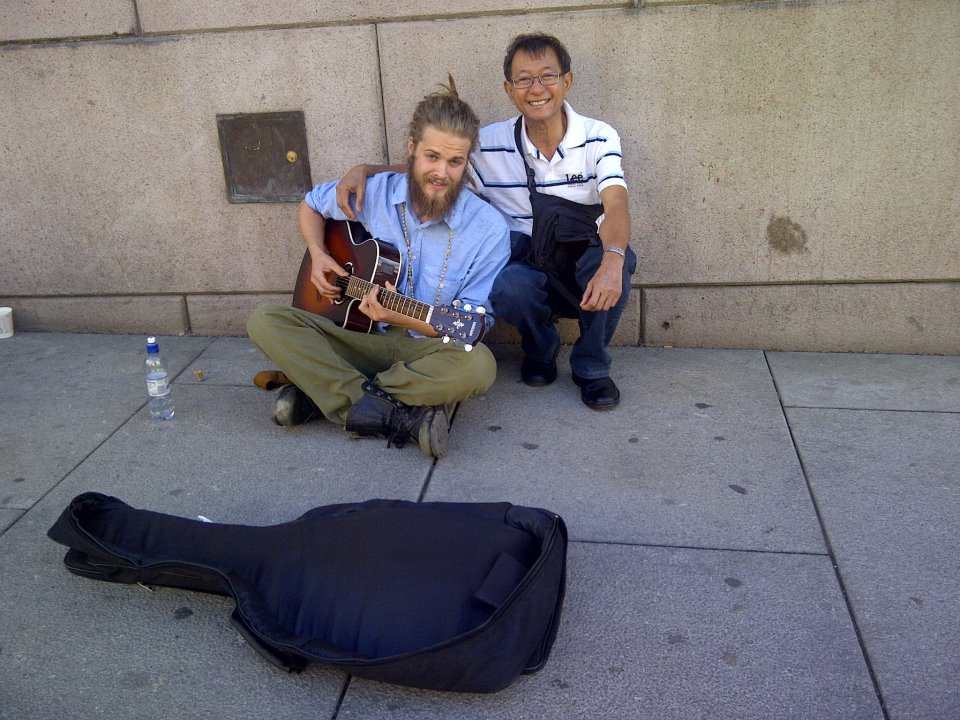
#> input picture photo.jpg, 960 x 720 px, given in place of the camera
$ python contour.py   (Python 2 division)
#> lines starting #> are read from the running program, lines starting #| are printed output that depends on the picture; after the words box and inside, x2 and y2 are one past the last pixel; in counts of white or black regions, pixels touching at a corner belong together
import numpy as np
import cv2

cap = cv2.VideoCapture(1)

while(True):
   ret, frame = cap.read()
#> frame is the input picture: shape (720, 960, 3); mean B, G, R 118.8, 113.3, 116

   gray = cv2.cvtColor(frame, cv2.COLOR_BGR2GRAY)
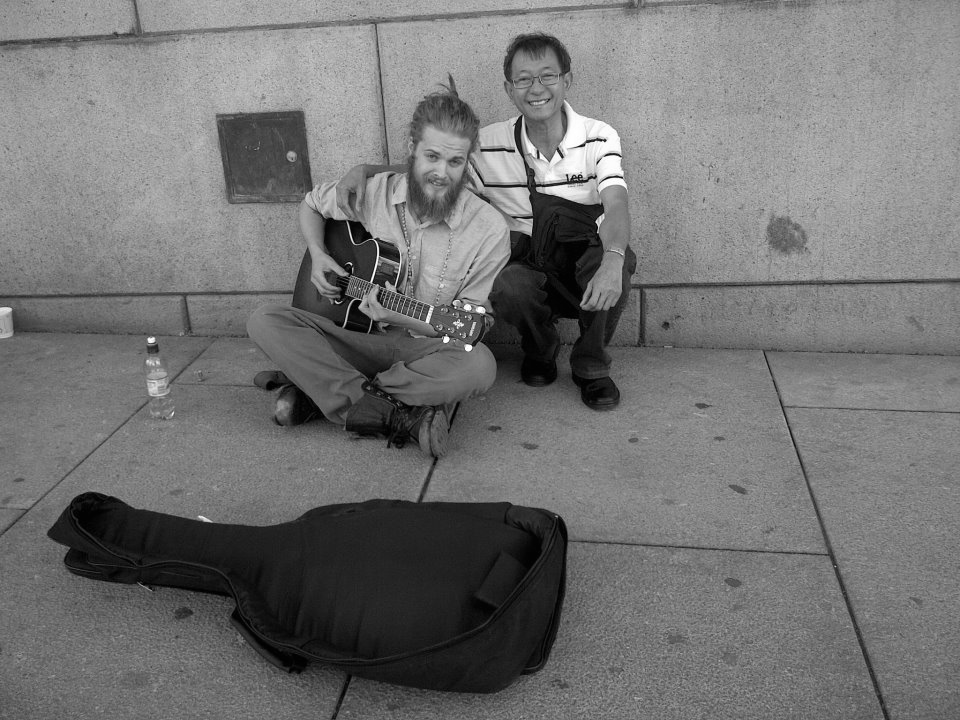
#> gray: shape (720, 960); min 0, max 255, mean 114.7
   blur = cv2.GaussianBlur(gray,(5,5),0)
   ret, thresh_img = cv2.threshold(blur, 127, 255, cv2.THRESH_BINARY)
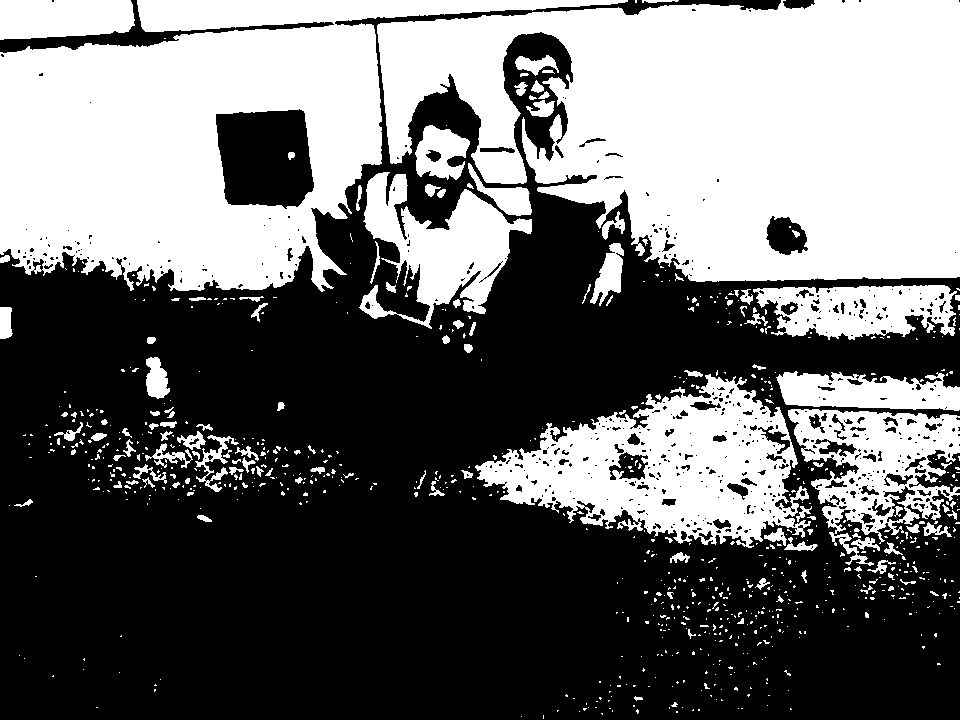
#> thresh_img: shape (720, 960); 42.3% white; 822 white regions (684 under 20 px)

   contours =  cv2.findContours(thresh_img,cv2.RETR_TREE,cv2.CHAIN_APPROX_SIMPLE)[-2]
#> contours = 1400 contours, 1181 with area under 20; largest, box (x1, y1, x2, y2) and area: (377, 0, 960, 282) 118798, (0, 0, 628, 292) 93222, (475, 374, 811, 548) 31682, (788, 409, 960, 544) 13916, (359, 172, 532, 329) 11308
   for c in contours:
       cv2.drawContours(frame, [c], -1, (5,5,5), 3)
#> this loop made 1400 passes
#> c on passes 1 to 3: [[521, 716]], [[543, 715], [543, 718]], [[601, 713], [602, 714], [602, 713]]
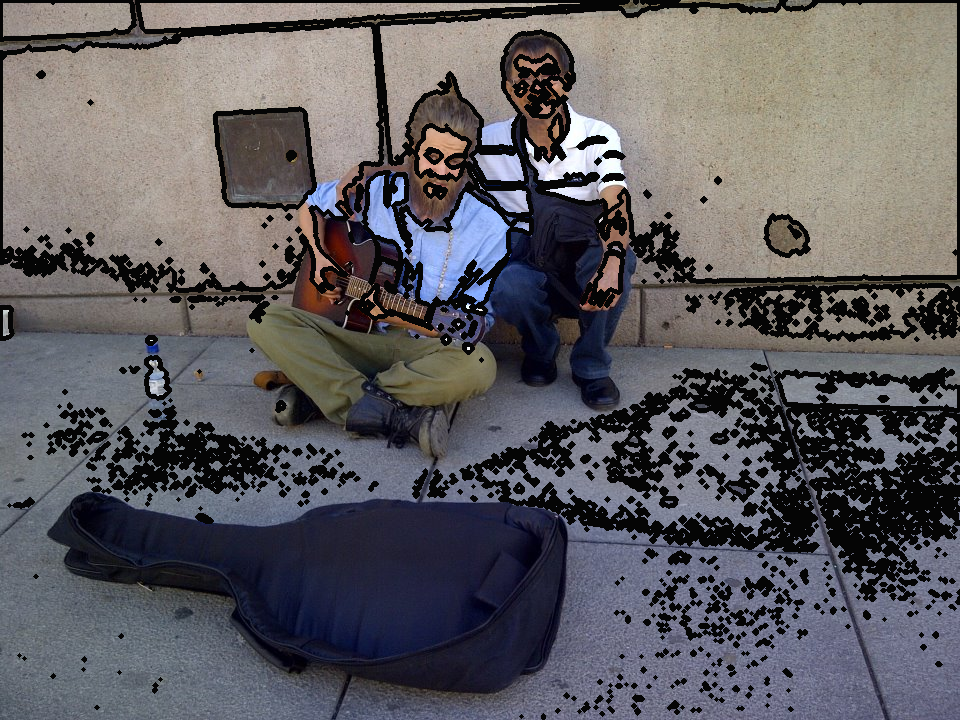
#> frame: shape (720, 960, 3); 17.12% of pixels changed, all inside (x1, y1, x2, y2) = (0, 0, 960, 720)

   if (len(contours) > 0):
     cnt = contours[0]
#> cnt = [[521, 716]]
     coord = cnt[0][0]
#> coord = [521, 716]
     print coord[0], coord[1]
#| 521 716

   cv2.imshow('frame', gray)

   if cv2.waitKey(1) & 0xFF == ord('q'):
#> (key q is pressed here)
       break

cap.release()
cv2.destroyAllWindows()
